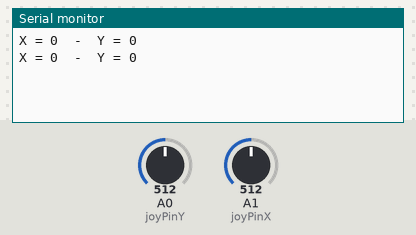
The sketch below on a simulated Arduino Uno, built with avr-gcc and run on an emulated ATmega328P. Shown: the last lines printed to the serial monitor. The inputs (shaded band) are chosen by the test bench; at power-on: A0 (joyPinY) = 512, A1 (joyPinX) = 512.

Above: at 1.2 s.
1.3 s: A0 (joyPinY) set to 716
At 2.6 s:
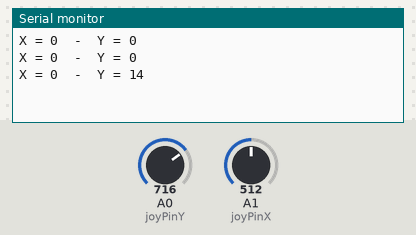
2.8 s: A1 (joyPinX) set to 716
At 3.8 s:
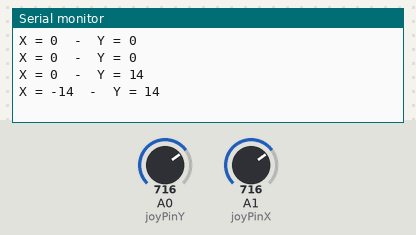
4.3 s: A0 (joyPinY) set to 810
At 5.6 s:
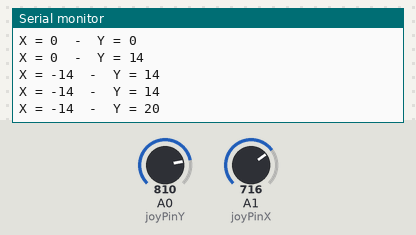
5.8 s: A1 (joyPinX) set to 810
At 6.5 s:
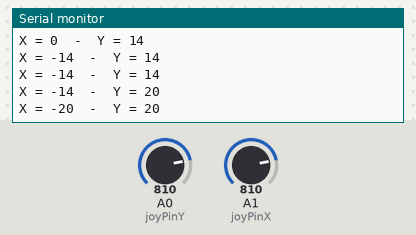
Timing chart, 0 to 8.3 s (numbered marks = the images above; inputs shaded):
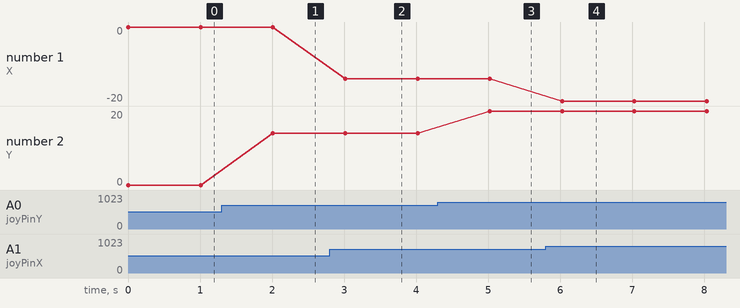

Measured:
- after the input at 1.3 s, the serial monitor: prints a new line after 0.71 s (image 1)
- after the input at 2.8 s, the serial monitor: prints a new line after 0.21 s (image 2)
- after the input at 4.3 s, the serial monitor: prints a new line after 0.72 s (image 3)
- after the input at 5.8 s, the serial monitor: prints a new line after 0.23 s (image 4)
- plotted number 1: 0 → -14 after the input at 2.8 s, -14 → -20 after the input at 5.8 s
- plotted number 2: 0 → 14 after the input at 1.3 s, 14 → 20 after the input at 4.3 s

The sketch:

joystick_X_Y.ino
```cpp
int joyPinX = 1;                 // X pin
int joyPinY = 0;                 // Y pin
int value = 0;                   // variable to hold the actual reading
int xmin = 200;                  // X minimum value
int xmax = 800;                  // X maximum value
int ymin = 200;                  // Y minimum value
int ymax = 800;                  // Y maximum value
int xzero = 0;                   // the first X value
int yzero = 0;                   // the first Y value
int segs = 20;                   // number of intervals to consider par half direction
double zerohold = 4;             // number of intervals to consider as "zero position"

void setup()
{
  Serial.begin(9600);

  // do the first reading
  yzero = analogRead(joyPinY);
  xzero = analogRead(joyPinX);
}


void loop()
{
  // read the X value
  value = analogRead(joyPinX);
  // push limits
  if(value<xmin) xmin=value;
  else if (value>xmax) xmax = value;
  // start at zero
  int x = 0;
  // divide lower half
  int seg = (xzero-xmin)/(segs+zerohold);
  // find segment
  for(int i=0;i<segs+1;i++)
  {
    if (value>=xzero-((segs-i)+zerohold)*seg) x=i;
  }
  // divide upper part
  seg = (xmax-xzero)/(segs+zerohold);
  // find what segment we are in
  for(int i=segs+1;i<2*segs+1;i++)
  {
     if (value>=xzero+((i-segs-1)+zerohold)*seg) x=i;
  }
  // make X range from [-10,10] instead of [0,20]
  x-=segs;
  // invert X
  x=-x;

  // the same as before but with "Y" :-)
  value = analogRead(joyPinY);
  if(value<ymin) ymin=value;
  else if (value>ymax) ymax = value;
  int y = 0;
  seg = (yzero-ymin)/(segs+1);
  for(int i=0;i<segs+1;i++)
  {
    if (value>=yzero-((segs-i)+1)*seg) y=i;
  }
  seg = (ymax-yzero)/(segs+zerohold);
  for(int i=segs+1;i<2*segs+1;i++)
  {
    if (value>=yzero+((i-segs-1)+zerohold)*seg) y=i;
  }
  y-=segs;

  // print if on the screen
  Serial.print("X = ");
  Serial.print(x);
  Serial.print("  -  Y = ");
  Serial.println(y);

  // wait some time
  delay(1000);
}
```
